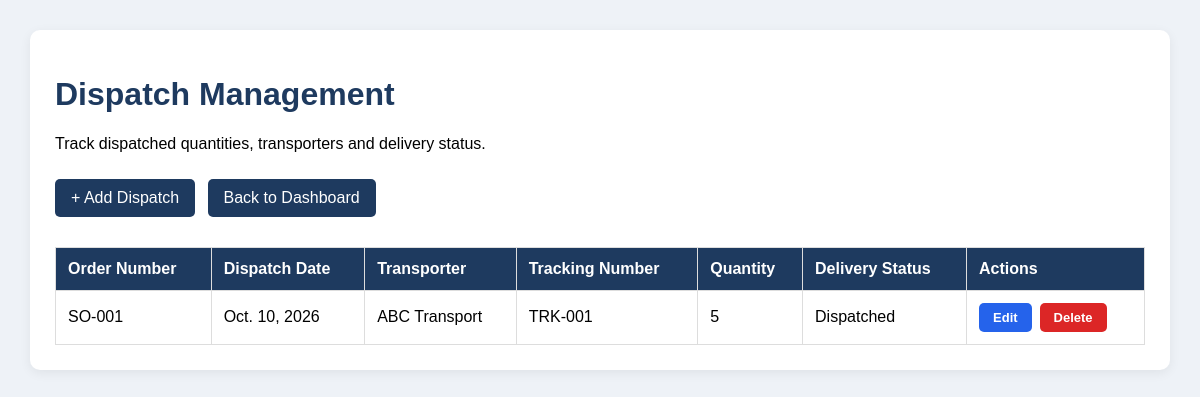
The page /api/dispatches/ (signed in) on the database its author committed.
### manufacturing/models.py (models this page shows, shortened)
class Dispatch(models.Model):
    sales_order = models.ForeignKey(
        SalesOrder,
        on_delete=models.CASCADE
    )
    dispatch_date = models.DateField()
    transporter = models.CharField(max_length=100)
    tracking_number = models.CharField(max_length=100, blank=True)
    dispatched_quantity = models.PositiveIntegerField(default=0)
    delivery_status = models.CharField(
        max_length=30,
        choices=[
            ('Pending', 'Pending'),
            ('Dispatched', 'Dispatched'),
            ('In Transit', 'In Transit'),
            ('Delivered', 'Delivered'),
        ],
        default='Pending'
    )

class SalesOrder(models.Model):
    order_number = models.CharField(max_length=20, unique=True)
    customer = models.ForeignKey(
        Customer,
        on_delete=models.CASCADE
    )
    quotation = models.ForeignKey(
        Quotation,
        on_delete=models.SET_NULL,
        null=True,
        blank=True
    )
    order_date = models.DateField(auto_now_add=True)
    status = models.CharField(
        max_length=20,
        default='Pending'
    )
    total_amount = models.DecimalField(
        max_digits=10,
        decimal_places=2,
        default=0
    )

### manufacturing/views.py (the view)
# urls.py: path('dispatches/', views.dispatch_page, name='dispatch_page'),
@login_required
def dispatch_page(request):
    dispatches = Dispatch.objects.select_related('sales_order').all()
    return render(request, 'dispatches.html', {
        'dispatches': dispatches
    })

### manufacturing/templates/dispatches.html (shortened to what this page needs)
<!DOCTYPE html>
<html lang="en">
<head>
</head>
<body>
<div class="container">
    <h1>Dispatch Management</h1>
    <p>Track dispatched quantities, transporters and delivery status.</p>
    <a href="{% url 'add_dispatch' %}" class="button">
    + Add Dispatch
</a>
<a href="{% url 'dashboard' %}" class="button">
    Back to Dashboard
</a>
    <table>
        <thead>
            <tr>
                <th>Order Number</th>
                <th>Dispatch Date</th>
                <th>Transporter</th>
                <th>Tracking Number</th>
                <th>Quantity</th>
                <th>Delivery Status</th>
                <th>Actions</th>
            </tr>
        </thead>
        <tbody>
            {% for item in dispatches %}
            <tr>
                <td>{{ item.sales_order.order_number }}</td>
                <td>{{ item.dispatch_date }}</td>
                <td>{{ item.transporter }}</td>
                <td>{{ item.tracking_number|default:"—" }}</td>
                <td>{{ item.dispatched_quantity }}</td>
                <td>{{ item.delivery_status }}</td>
<td>
    <div class="action-buttons">
        <a href="{% url 'edit_dispatch' item.id %}"
           class="action-btn edit-btn">
            Edit
        </a>
        <form method="POST"
              action="{% url 'delete_dispatch' item.id %}"
              onsubmit="return confirm('Are you sure you want to delete this dispatch record?');"
              style="margin:0;">
            <button type="submit" class="action-btn delete-btn">
                Delete
            </button>
        </form>
    </div>
</td>
            </tr>
            {% empty %}
            <tr>
               <td colspan="7">No dispatch records available yet.</td>
            </tr>
            {% endfor %}
        </tbody>
    </table>
</div>
</body>
</html>

### manufacturing/templates/dispatches.html (style rules this page uses)
body { font-family: Arial, sans-serif; background: #eef2f7; margin: 0; padding: 30px; }
.container { max-width: 1100px; margin: auto; background: white; padding: 25px; border-radius: 10px; box-shadow: 0 3px 12px #0001; }
h1 { color: #1e3a5f; }
table { width: 100%; border-collapse: collapse; margin-top: 20px; }
th, td { padding: 12px; border: 1px solid #ddd; text-align: left; }
th { background: #1e3a5f; color: white; }
.button { display: inline-block; background: #1e3a5f; color: white; padding: 10px 16px; border-radius: 5px; text-decoration: none; margin: 10px 8px 10px 0; }
.action-buttons { display: flex; align-items: center; gap: 8px; white-space: nowrap; }
.action-btn { display: inline-block; padding: 7px 14px; border-radius: 5px; color: white; font-size: 13px; font-weight: bold; text-align: center; text-decoration: none; border: none; cursor: pointer; transition: background 0.3s, transform 0.2s; }
.edit-btn { background: #2563eb; }
.delete-btn { background: #dc2626; }

### rows shown on the page
Dispatch: sales_order.order_number "SO-001", dispatch_date "Oct. 10, 2026", transporter "ABC Transport", tracking_number "TRK-001", dispatched_quantity "5", delivery_status "Dispatched"
